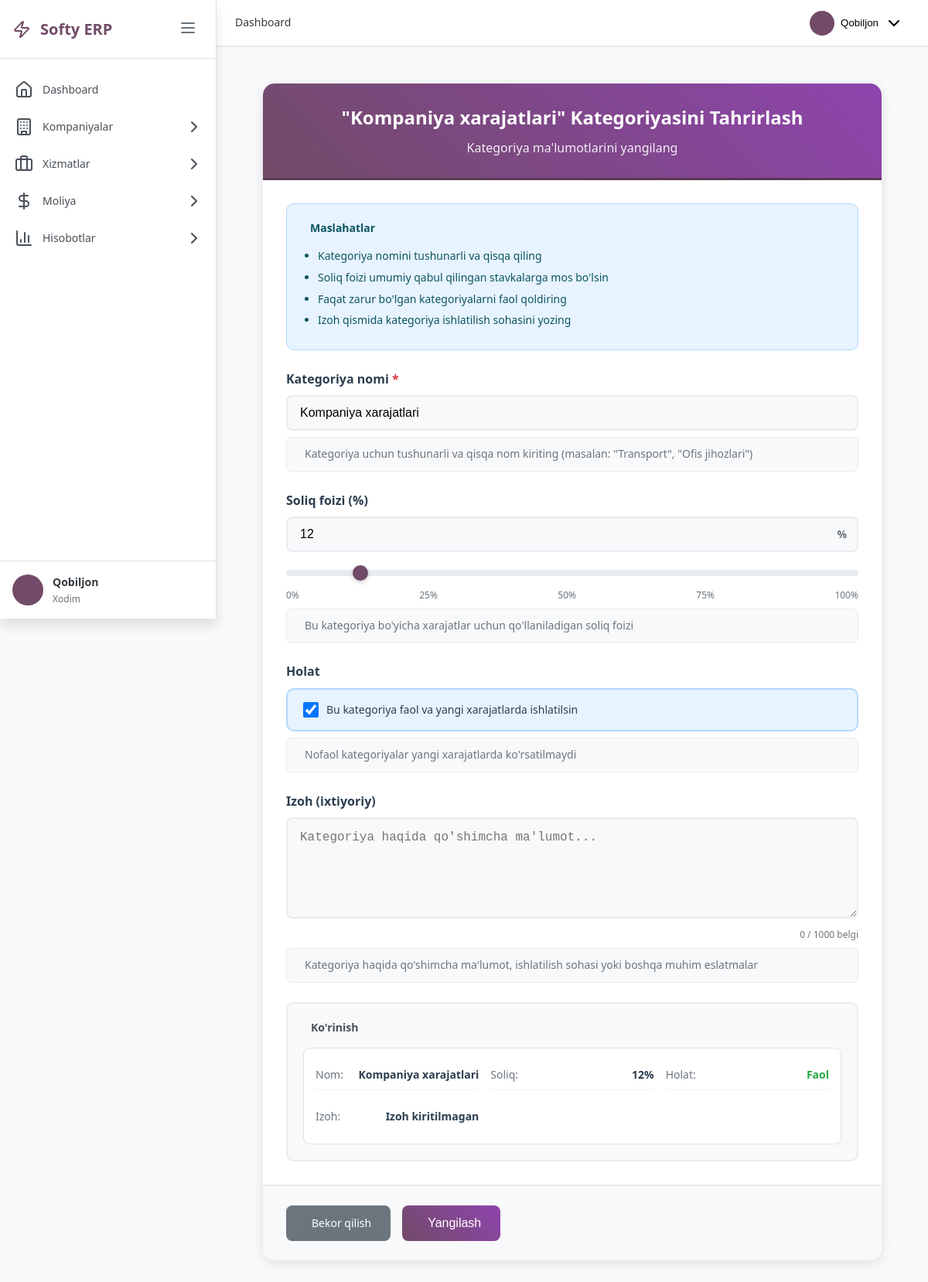
Page /category/3/edit/ (signed in) on the committed database.
### main/models.py (models this page shows, shortened)
class ExpensesCategory(models.Model):
    name = models.CharField(max_length=255, verbose_name="Nomi")
    is_active = models.BooleanField(default=True, verbose_name="Faol")
    created_date = models.DateTimeField(auto_now_add=True, verbose_name="Yaratilgan sana")
    tax_rate = models.IntegerField(default=0)
    notes = models.TextField(blank=True, null=True, verbose_name="Izoh")  # TextField
    class Meta:
        verbose_name = "Xarajat kategoriyasi"
        verbose_name_plural = "Xarajat kategoriyalari"
        ordering = ['name']

### main/views/category_mng.py (the view)
# urls.py: path('category/<int:pk>/edit/', category_mng.expenses_category_edit, name='category_edit'),
@login_required
@user_passes_test(has_accounting_access)
def expenses_category_edit(request, pk):
    category = get_object_or_404(ExpensesCategory, pk=pk)
    if request.method == 'POST':
        form = ExpensesCategoryForm(request.POST, instance=category)
        if form.is_valid():
            category = form.save()
            messages.success(request, f'"{category.name}" kategoriyasi muvaffaqiyatli yangilandi!')
            return redirect('main:category_list')
        else:
            messages.error(request, 'Formada xatoliklar mavjud!')
    else:
        form = ExpensesCategoryForm(instance=category)
    context = {
        'title': f'"{category.name}" Kategoriyasini Tahrirlash',
        'form': form,
        'category': category,
        'page': 'expenses_categories'
    }
    return render(request, 'main/form.html', context)

### templates/main/form.html (shortened to what this page needs)
{% extends 'base.html' %}
{% load static %}
{% block content %}
<div class="container-fluid py-4">
    <div class="row justify-content-center">
        <div class="col-lg-8">
            <div class="form-container">
                <div class="form-header">
                    <h2>
                        {{ title }}
                    </h2>
                    <p>
                        {% if category %}
                            Kategoriya ma'lumotlarini yangilang
                        {% else %}
                            Yangi xarajat kategoriyasini yarating
                        {% endif %}
                    </p>
                </div>
                <div class="form-body">
                    <div class="tips-section">
                        <div class="tips-header">
                            <span>Maslahatlar</span>
                        </div>
                        <ul class="tips-list">
                            <li>Kategoriya nomini tushunarli va qisqa qiling</li>
                            <li>Soliq foizi umumiy qabul qilingan stavkalarga mos bo'lsin</li>
                            <li>Faqat zarur bo'lgan kategoriyalarni faol qoldiring</li>
                            <li>Izoh qismida kategoriya ishlatilish sohasini yozing</li>
                        </ul>
                    </div>
                    <form method="post" id="categoryForm">
                        <div class="form-group">
                            <label class="form-label">
                                Kategoriya nomi <span class="required">*</span>
                            </label>
                            {{ form.name }}
                            <div class="form-help">
                                <span>Kategoriya uchun tushunarli va qisqa nom kiriting (masalan: "Transport", "Ofis jihozlari")</span>
                            </div>
                        </div>
                        <div class="form-group">
                            <label class="form-label">
                                Soliq foizi (%)
                            </label>
                            <div class="input-group">
                                {{ form.tax_rate }}
                                <div class="input-group-append">%</div>
                            </div>
                            <div class="tax-rate-slider">
                                <input type="range" id="taxRateSlider" class="slider"
                                       min="0" max="100" step="1"
                                       value="{{ form.tax_rate.value|default:12 }}"
                                       oninput="updateTaxRate(this.value)">
                                <div class="slider-labels">
                                    <span>0%</span>
                                    <span>25%</span>
                                    <span>50%</span>
                                    <span>75%</span>
                                    <span>100%</span>
                                </div>
                            </div>
                            <div class="form-help">
                                <span>Bu kategoriya bo'yicha xarajatlar uchun qo'llaniladigan soliq foizi</span>
                            </div>
                        </div>
                        <div class="form-group">
                            <label class="form-label">Holat</label>
                            <div class="form-check">
                                {{ form.is_active }}
                                <label class="form-check-label" for="{{ form.is_active.id_for_label }}">
                                    Bu kategoriya faol va yangi xarajatlarda ishlatilsin
                                </label>
                            </div>
                            <div class="form-help">
                                <span>Nofaol kategoriyalar yangi xarajatlarda ko'rsatilmaydi</span>
                            </div>
                        </div>
                        <div class="form-group">
                            <label class="form-label">
                                Izoh (ixtiyoriy)
                            </label>
                            {{ form.notes }}
                            <div class="character-counter" id="notesCounter">0 / 1000 belgi</div>
                            <div class="form-help">
                                <span>Kategoriya haqida qo'shimcha ma'lumot, ishlatilish sohasi yoki boshqa muhim eslatmalar</span>
                            </div>
                        </div>
                        <div class="form-preview">
                            <div class="preview-header">
                                <span>Ko'rinish</span>
                            </div>
                            <div class="preview-content">
                                <div class="preview-item">
                                    <span class="preview-label">Nom:</span>
                                    <span class="preview-value" id="previewName">Kategoriya nomi</span>
                                </div>
                                <div class="preview-item">
                                    <span class="preview-label">Soliq:</span>
                                    <span class="preview-value" id="previewTax">12%</span>
                                </div>
                                <div class="preview-item">
                                    <span class="preview-label">Holat:</span>
                                    <span class="preview-value active" id="previewStatus">Faol</span>
                                </div>
                                <div class="preview-item">
                                    <span class="preview-label">Izoh:</span>
                                    <span class="preview-value" id="previewNotes">Izoh kiritilmagan</span>
                                </div>
                            </div>
                        </div>
                    </form>
                </div>
                <div class="form-actions">
                    <div style="display: flex; gap: 15px;">
                        <a href="{% url 'main:category_list' %}" class="btn-secondary">
                            Bekor qilish
                        </a>
                        <button type="submit" form="categoryForm" class="btn-primary">
                            {% if category %}Yangilash{% else %}Yaratish{% endif %}
                        </button>
                    </div>
                </div>
            </div>
        </div>
    </div>
</div>
{% endblock %}

### templates/base.html (shortened to what this page needs)
{% load static %}
<!DOCTYPE html>
<html lang="uz">
<head>
    <link rel="stylesheet" href="{% static 'css/main/base.css' %}">
    <link rel="stylesheet" href="{% static 'css/main/dashboard.css' %}">
    <link rel="stylesheet" href="https://cdnjs.cloudflare.com/ajax/libs/lucide/0.263.1/lucide.min.css">
</head>
<body class="{% block body_class %}{% endblock %}">
    <div class="app-container">
        <aside class="sidebar" id="sidebar">
            <div class="sidebar-header">
                <div class="logo">
                    <i data-lucide="zap"></i>
<a href="/dashboard/" class="logo-link">
    <span class="logo-text">Softy ERP</span>
</a>
                </div>
                <button class="sidebar-toggle" id="sidebarToggle">
                    <i data-lucide="menu"></i>
                </button>
            </div>
            <nav class="sidebar-nav">
                <ul class="nav-list">
                    <li class="nav-item">
                        <a href="{% url 'main:dashboard' %}" class="nav-link {% if request.resolver_match.url_name == 'dashboard' %}active{% endif %}">
                            <i data-lucide="home"></i>
                            <span>Dashboard</span>
                        </a>
                    </li>
                    <li class="nav-item">
                        <a href="#" class="nav-link has-submenu">
                            <i data-lucide="building"></i>
                            <span>Kompaniyalar</span>
                            <i data-lucide="chevron-right" class="submenu-arrow"></i>
                        </a>
                    </li>
                    <li class="nav-item">
                        <a href="#" class="nav-link has-submenu">
                            <i data-lucide="briefcase"></i>
                            <span>Xizmatlar</span>
                            <i data-lucide="chevron-right" class="submenu-arrow"></i>
                        </a>
                    </li>
                    <li class="nav-item">
                        <a href="#" class="nav-link has-submenu">
                            <i data-lucide="dollar-sign"></i>
                            <span>Moliya</span>
                            <i data-lucide="chevron-right" class="submenu-arrow"></i>
                        </a>
                    </li>
                    <li class="nav-item">
                        <a href="#" class="nav-link has-submenu">
                            <i data-lucide="bar-chart-3"></i>
                            <span>Hisobotlar</span>
                            <i data-lucide="chevron-right" class="submenu-arrow"></i>
                        </a>
                    </li>
                </ul>
            </nav>
            <div class="sidebar-footer">
                <div class="user-profile">
                    <div class="user-avatar">
                    </div>
                    <div class="user-info">
                        <div class="user-name">{{ user.get_full_name|default:user.username }}</div>
                        <div class="user-role">{{ user.employees.get_position_display|default:'Xodim' }}</div>
                    </div>
                </div>
            </div>
        </aside>
        <main class="main-content">
            <header class="top-header">
                <div class="header-left">
                    <div class="breadcrumb">
                        {% block breadcrumb %}
                        <span class="breadcrumb-item">Dashboard</span>
                        {% endblock %}
                    </div>
                </div>
                <div class="header-right">
                    <div class="user-menu-container">
                        <button class="user-menu-btn" id="userMenuBtn">
                            <div class="user-avatar-small">
                            </div>
                            <span class="user-name-header">{{ user.get_full_name|default:user.username }}</span>
                            <i data-lucide="chevron-down"></i>
                        </button>
                    </div>
                </div>
            </header>
            <div class="content-wrapper">
                {% block content %}{% endblock %}
            </div>
        </main>
    </div>
</body>
</html>

### rows in the picture
ExpensesCategory: name "Kompaniya xarajatlari", tax_rate "12", is_active "☑"

### other values in the picture
{{ user.get_full_name|default:user.username }} "Qobiljon"
{{ user.employees.get_position_display|default:'Xodim' }} "Xodim"
{{ title }} "\"Kompaniya xarajatlari\" Kategoriyasini Tahrirlash"
